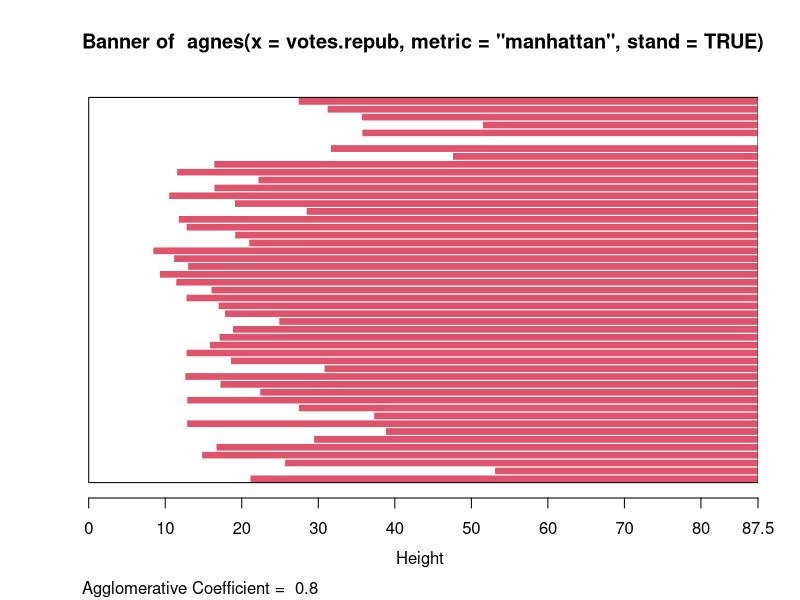
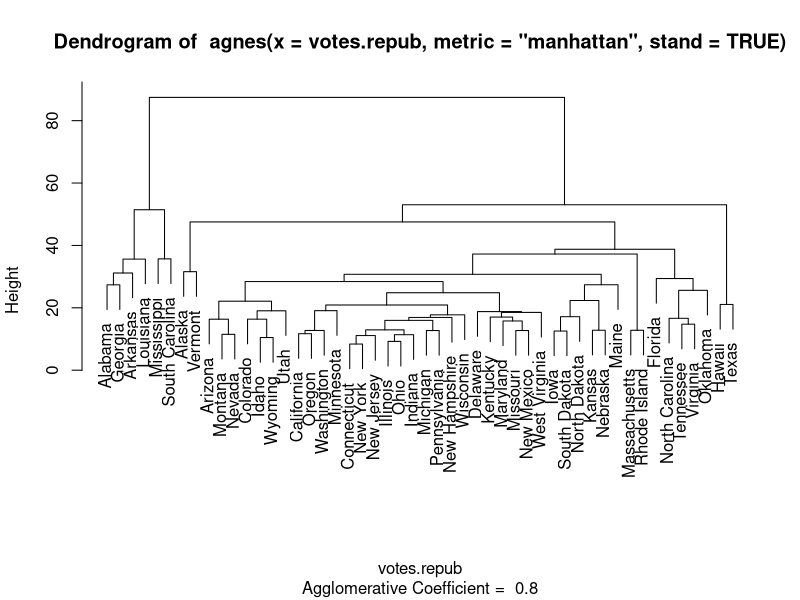
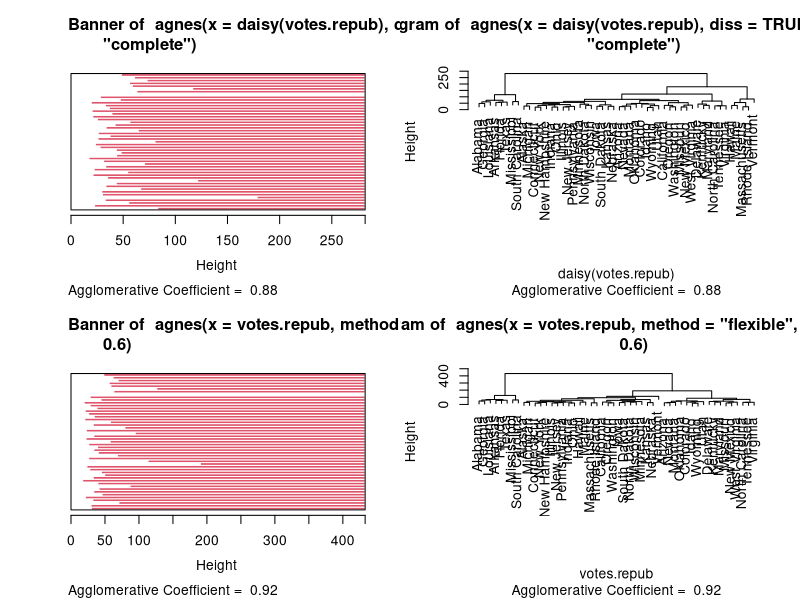

The R source for these figures, in order:

# clustering  -> kmeans of " stats " package  

install.packages("cluster")
library(cluster)

votes.repub[1:10,1:3]   # 1856's ~1976's 의 31개 선거에서 공화당 대통령 후보에 대한 각 주별 투표율애 대한 통계로 cluster 패키지 제공 데이터

# agnes : one of clustering methods , there are 6 kinds ( average , single (single linkage), complete ( complete linkage), ward ,weighted,flexible )
# 기본 방식 : average
# If data is standardized, stand is "TRUE" 
agnl <- agnes(votes.repub, metric = "manhattan", stand = TRUE)
agnl

plot(agnl)

op <- par(mfrow=c(2,2))

#daisy : dissimilarity 계산이 된 경우로 dissimilarity matrix 가 사용된 경우 무시 
agn2 <- agnes(daisy(votes.repub),diss=TRUE,method="complete") # one of clustering methods
plot(agn2)
agnS<-agnes(votes.repub,method="flexible",par.meth= 0.6) 
plot(agnS)
par(op)

#as.dendrogram : It can make plots of ( hierarchical clustering , classification tree )
(d2<-as.dendrogram(agn2)) 
d2[[1]]
d2[[2]]

d2[[1]][[1]]
str(d2)
